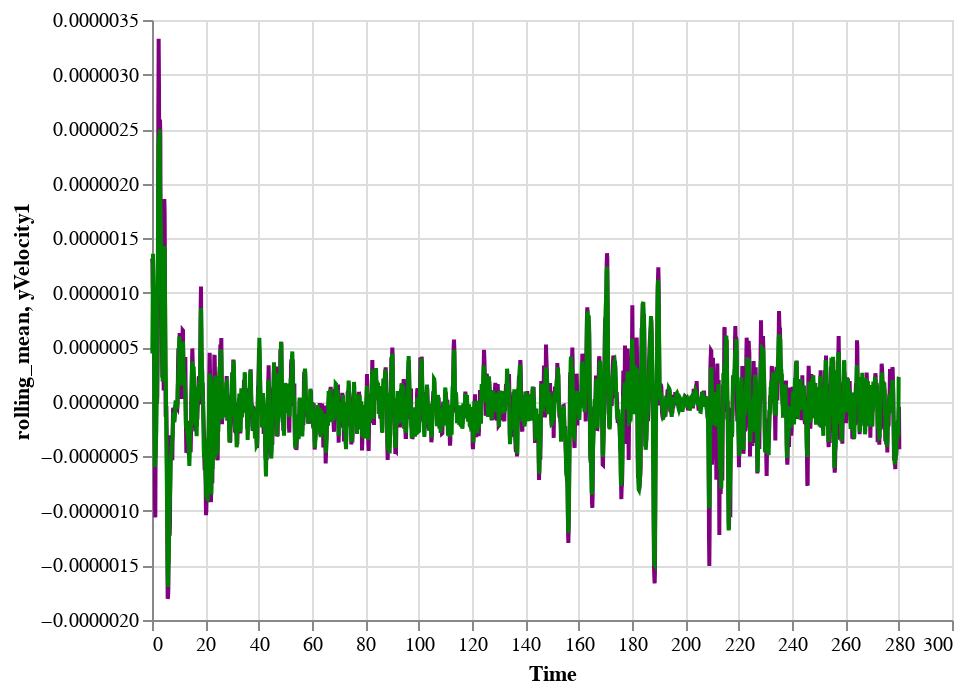

The notebook cell this image was saved under:
### Markdown cell above
## Sample Data Visualization

### Code cell
import altair as alt
chart3 = alt.Chart(tf.stripColUnit(dfDiff)).mark_line().encode(
    x = 'Time:Q',
    y = 'yVelocity1:Q',
    color=alt.value('green')
)
chart4 = alt.chart3 = alt.Chart(tf.stripColUnit(dfDiff)).mark_line().transform_window(
    rolling_mean='mean(yVelocity82)',
    frame=[-5, 5]
).encode(
    x = 'Time:Q',
    y = 'rolling_mean:Q',
    color=alt.value('purple')
)
chart4+chart3

### Figure 1 — Vega-Lite specification as saved in the notebook (floating-point values rounded to 4 significant figures; data arrays with more than 128 entries replaced by an {"elided": "..."} marker saying what was removed)
{"config": {"view": {"continuousWidth": 400, "continuousHeight": 300}}, "layer": [{"data": {"name": "data-d19288c19243069a2f4748f4b1829b42"}, "mark": "line", "encoding": {"color": {"value": "purple"}, "x": {"field": "Time", "type": "quantitative"}, "y": {"field": "rolling_mean", "type": "quantitative"}}, "transform": [{"window": [{"op": "mean", "field": "yVelocity82", "as": "rolling_mean"}], "frame": [-5, 5]}]}, {"data": {"name": "data-d19288c19243069a2f4748f4b1829b42"}, "mark": "line", "encoding": {"color": {"value": "green"}, "x": {"field": "Time", "type": "quantitative"}, "y": {"field": "yVelocity1", "type": "quantitative"}}}], "$schema": "https://vega.github.io/schema/vega-lite/v4.17.0.json", "datasets": {"data-d19288c19243069a2f4748f4b1829b42": {"elided": "2243 records"}}}
